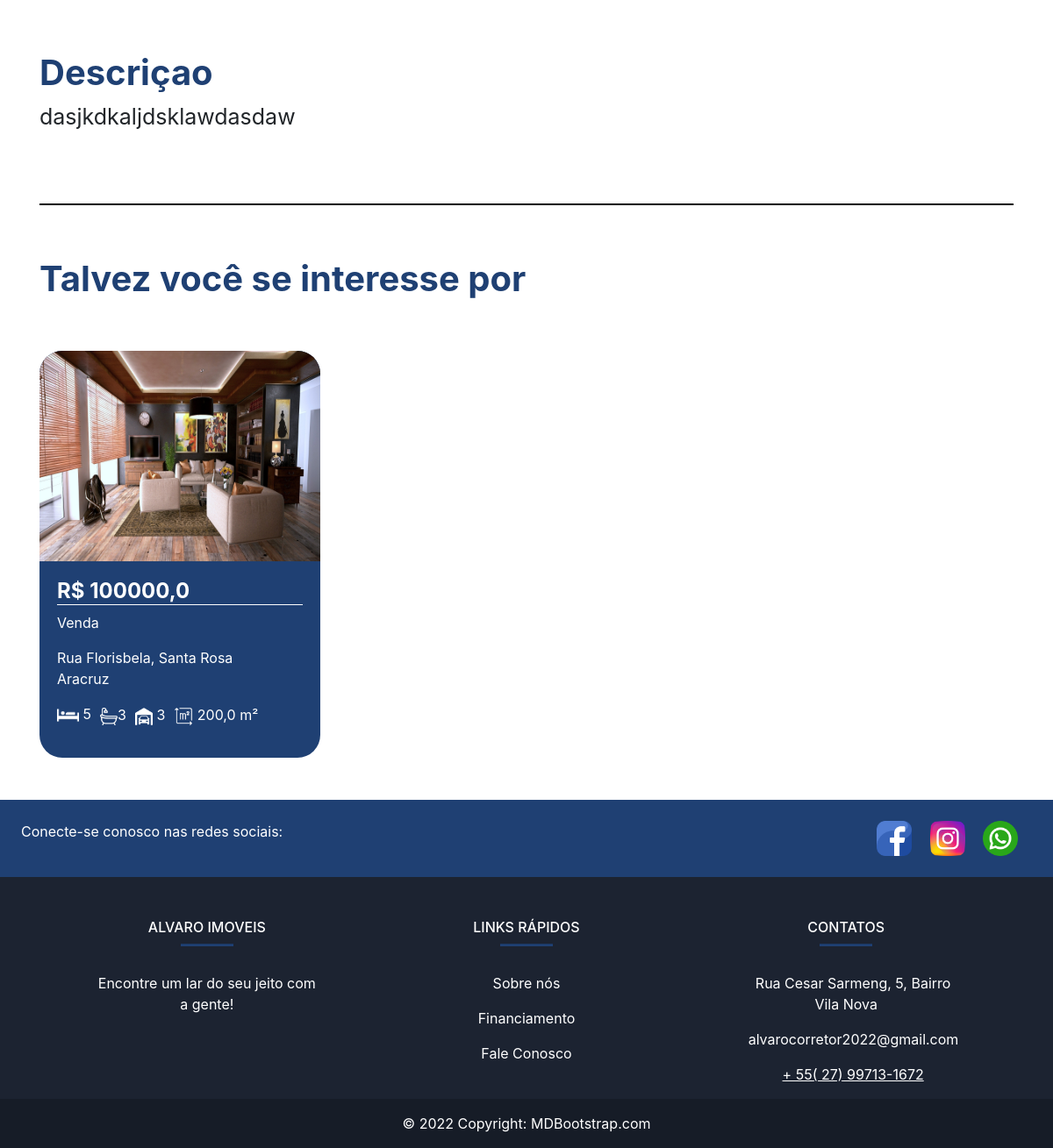
The app's page /imovel/7 (lower part), older data.
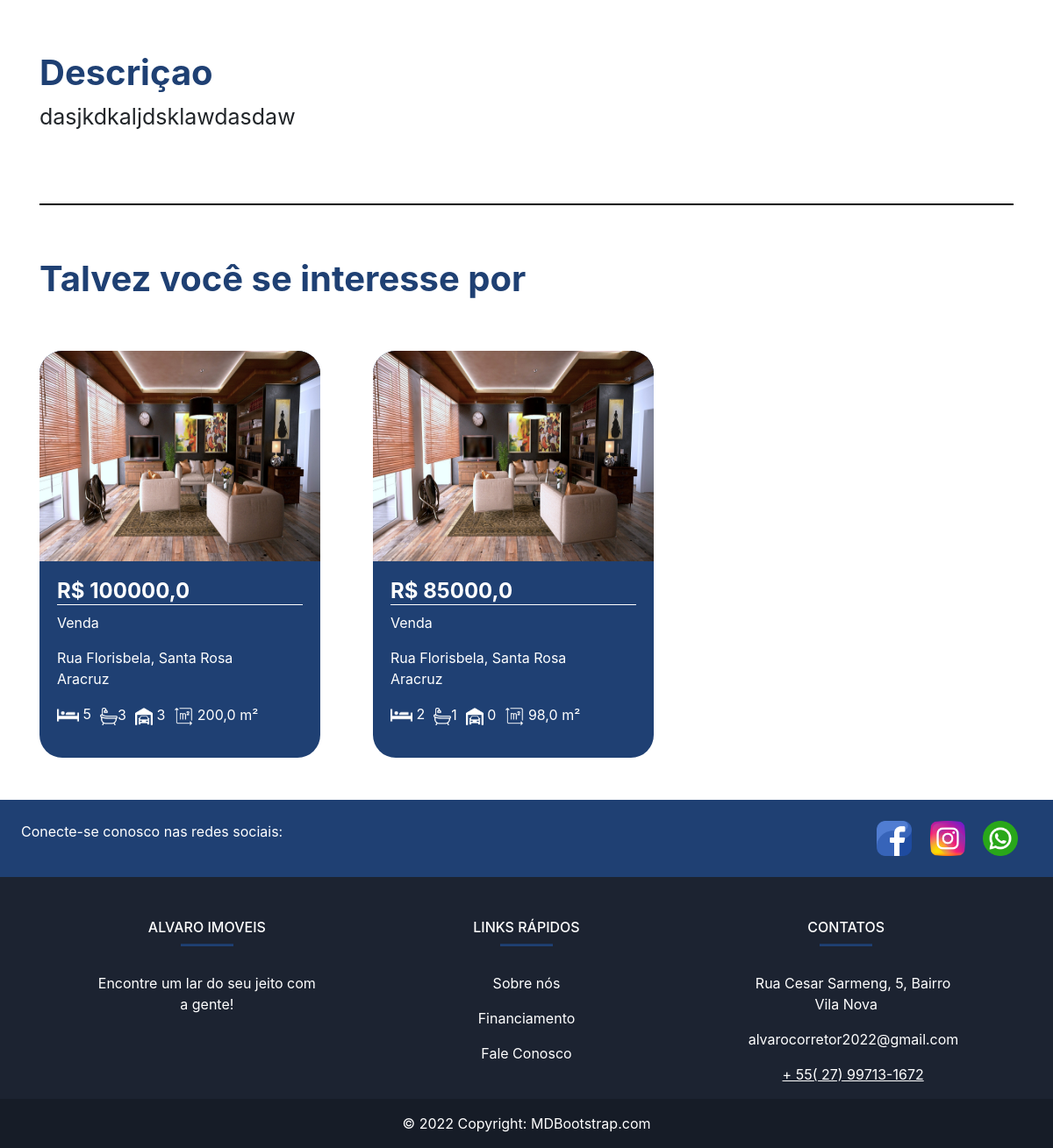
The same page, newer data.
### plataforma/models.py (models this page shows, shortened)
class Imovei(models.Model):
    choices = (('V', 'Venda'),
               ('A', 'Aluguel'))
    choices_imovel = (('A', 'Apartamento'),
                      ('C', 'Casa'),('L','Lote'))
    imagens = models.ManyToManyField(Imagem)
    valor = models.FloatField()
    quartos = models.IntegerField()
    tamanho = models.FloatField()
    cidade = models.ForeignKey(Cidade, on_delete=models.CASCADE)
    rua = models.CharField(max_length=50)
    bairro = models.CharField(max_length=60)
    tipo = models.CharField(max_length=1, choices=choices)
    tipo_imovel = models.CharField(max_length=1, choices=choices_imovel)
    numero = models.IntegerField()
    descricao = models.TextField()
    garagens = models.IntegerField()
    banheiros = models.IntegerField()

class Imagem(models.Model):
    img = models.ImageField(upload_to='img')
    def __str__(self) -> str:
        return self.img.url

class Cidade(models.Model):
    nome = models.CharField(max_length=30)
    def __str__(self) -> str:
        return self.nome

### plataforma/views.py (the view)
# urls.py: path('imovel/<str:id>', views.imovel, name="imovel"),
def imovel(request, id):
    imovel = get_object_or_404(Imovei, id=id)
    sugestoes = Imovei.objects.filter(cidade=imovel.cidade).exclude(id=id)[:2]
    return render(request, 'imovel.html', {'imovel': imovel, 'sugestoes': sugestoes, 'id': id})

### plataforma/templates/imovel.html (shortened to what this page needs)
{% extends 'base.html' %}
{% load static %}
{% block 'head' %}
<link rel="stylesheet" href="{% static 'plataforma/css/home.css' %}">
{% endblock  %}
{% block 'body' %}
    <div style="text-align: center" class="container">
        <br>
        <br>
        <br>
        <br>
        <br>
        <div style="text-align: left">
            <h3 class="titulo_especificacao">Descriçao</h3>
            <p class="especificacao_endereco">{{imovel.descricao}}</p>
            <br>
            <br>
        </div>
        <hr style="border: 1px solid black">
        <br>
        <div class="div_possivel_interesse">
            <h3 class="titulo_especificacao">Talvez você se interesse por</h3>
            <div class="row">
                {% for sugestao in sugestoes %}
                    <a href="{% url 'imovel' sugestao.id %}" class="a_none">
                        <div class="col-md-4">
                            <div class="card_imovel">
                                <img class="img_capa_imovel" src="{{sugestao.imagens.all.0.img.url}}">
                                <div class="informacoes_imoveis">
                                <a class="a_none" href="{% url 'imovel' sugestao.id %}"><h4 class="valor">R$ {{sugestao.valor}}</h4></a>
                                {% if sugestao.tipo == 'V' %}
                                <p>Venda</p>
                                {% endif %}
                                {{imovel.rua}}, {{imovel.bairro}}
                                <p>{{imovel.cidade}}</p>
                                <ul class="lista-detalhes" style="list-style: none;">
                                  <li>
                                    <img src="{% static '/img/cama.png'%}" alt="dormitórios" width="25px"> {{sugestao.quartos}}
                                  </li>
                                  <li>
                                    <img src="{% static '/img/banheira.png' %}" alt="banheiros" width="20px">{{sugestao.banheiros}}
                                  </li>
                                  <li>
                                    <img src="{% static '/img/garagem-privada.png' %}" alt="garagens " width="20px"> {{sugestao.garagens}}
                                  </li>
                                  <li>
                                    <img src="{% static '/img/area.png' %}" alt="metros quadrados" width="22px"> {{sugestao.tamanho}} m²
                                  </li>
                                </ul>
                                </div>
                            </div>
                        </div>
                    </a>
                {% endfor %}
            </div>
        </div>
    </div>
{% endblock  %}

Row changes from the older to the newer data that the page shows:
added Imovei: imagens.all.0.img (picture), valor "85000,0", tipo "Venda", {{ imovel.rua }} "Rua Florisbela", {{ imovel.bairro }} "Santa Rosa", {{ imovel.cidade }} "Aracruz", quartos "2", banheiros "1", garagens "0", tamanho "98,0"
